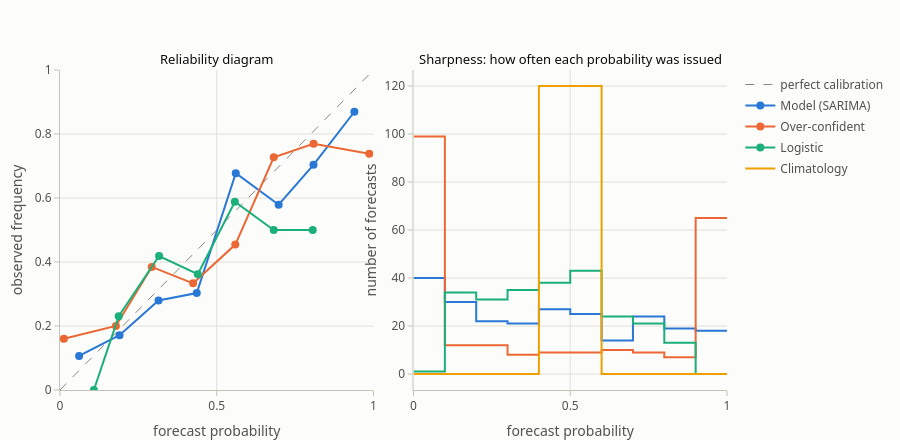

The cell this chart's notebook holds for it:
### Code cell
FC_COLOR = dict(zip(FC, pf.SERIES))
fig = pf.subplots(1, 2, titles=["Reliability diagram", "Sharpness: how often each probability was issued"], height=440)
for k, (name, col) in enumerate(FC.items()):
    if name != "Climatology":
        pf.add_reliability(fig, ev.o, ev[col], n_bins=8, name=name, color=FC_COLOR[name], row=1, col=1, diagonal=k == 0)
    pf.add_step_hist(fig, ev[col], bins=10, range_=(0, 1), name=name, color=FC_COLOR[name], row=1, col=2,
                     density=False, showlegend=name == "Climatology")
fig.update_xaxes(title_text="forecast probability", row=1, col=2)
fig.update_yaxes(title_text="number of forecasts", row=1, col=2)
fig.show()

### Figure 1 — Plotly figure (JSON) as saved in the notebook; plotly's stock layout.template omitted (floating-point values rounded to 4 significant figures)
{"data": [{"hoverinfo": "skip", "legendgroup": "diag", "line": {"color": "#898781", "dash": "dash", "width": 1}, "mode": "lines", "name": "perfect calibration", "showlegend": true, "type": "scatter", "x": [0, 1], "xaxis": "x", "y": [0, 1], "yaxis": "y"}, {"customdata": [47, 35, 25, 33, 31, 19, 27, 23], "hovertemplate": "Model (SARIMA)<br>forecast %{x:.2f} → observed %{y:.2f}<br>n = %{customdata}<extra></extra>", "legendgroup": "Model (SARIMA)", "line": {"color": "#2a78d6", "width": 2}, "marker": {"color": "#2a78d6", "size": 8}, "mode": "lines+markers", "name": "Model (SARIMA)", "showlegend": true, "type": "scatter", "x": [0.06085, 0.1899, 0.3142, 0.4362, 0.5607, 0.6975, 0.8085, 0.939], "xaxis": "x", "y": [0.1064, 0.1714, 0.28, 0.303, 0.6774, 0.5789, 0.7037, 0.8696], "yaxis": "y"}, {"hovertemplate": "Model (SARIMA)<br>x %{x:.4~g}<br>count %{y:.3~g}<extra></extra>", "legendgroup": "Model (SARIMA)", "line": {"color": "#2a78d6", "width": 2}, "mode": "lines", "name": "Model (SARIMA)", "showlegend": false, "type": "scatter", "x": [0.0, 0.1, 0.1, 0.2, 0.2, 0.3, 0.3, 0.4, 0.4, 0.5, 0.5, 0.6, 0.6, 0.7, 0.7, 0.8, 0.8, 0.9, 0.9, 1.0], "xaxis": "x2", "y": [40, 40, 30, 30, 22, 22, 21, 21, 27, 27, 25, 25, 14, 14, 24, 24, 19, 19, 18, 18], "yaxis": "y2"}, {"customdata": [100, 15, 13, 12, 11, 11, 13, 65], "hovertemplate": "Over-confident<br>forecast %{x:.2f} → observed %{y:.2f}<br>n = %{customdata}<extra></extra>", "legendgroup": "Over-confident", "line": {"color": "#eb6834", "width": 2}, "marker": {"color": "#eb6834", "size": 8}, "mode": "lines+markers", "name": "Over-confident", "showlegend": true, "type": "scatter", "x": [0.01244, 0.1783, 0.2927, 0.4247, 0.5592, 0.6819, 0.8088, 0.9865], "xaxis": "x", "y": [0.16, 0.2, 0.3846, 0.3333, 0.4545, 0.7273, 0.7692, 0.7385], "yaxis": "y"}, {"hovertemplate": "Over-confident<br>x %{x:.4~g}<br>count %{y:.3~g}<extra></extra>", "legendgroup": "Over-confident", "line": {"color": "#eb6834", "width": 2}, "mode": "lines", "name": "Over-confident", "showlegend": false, "type": "scatter", "x": [0.0, 0.1, 0.1, 0.2, 0.2, 0.3, 0.3, 0.4, 0.4, 0.5, 0.5, 0.6, 0.6, 0.7, 0.7, 0.8, 0.8, 0.9, 0.9, 1.0], "xaxis": "x2", "y": [99, 99, 12, 12, 12, 12, 8, 8, 9, 9, 9, 9, 10, 10, 9, 9, 7, 7, 65, 65], "yaxis": "y2"}, {"customdata": [10, 39, 43, 47, 51, 24, 26], "hovertemplate": "Logistic<br>forecast %{x:.2f} → observed %{y:.2f}<br>n = %{customdata}<extra></extra>", "legendgroup": "Logistic", "line": {"color": "#1baf7a", "width": 2}, "marker": {"color": "#1baf7a", "size": 8}, "mode": "lines+markers", "name": "Logistic", "showlegend": true, "type": "scatter", "x": [0.108, 0.1873, 0.316, 0.4396, 0.5577, 0.6817, 0.8061], "xaxis": "x", "y": [0.0, 0.2308, 0.4186, 0.3617, 0.5882, 0.5, 0.5], "yaxis": "y"}, {"hovertemplate": "Logistic<br>x %{x:.4~g}<br>count %{y:.3~g}<extra></extra>", "legendgroup": "Logistic", "line": {"color": "#1baf7a", "width": 2}, "mode": "lines", "name": "Logistic", "showlegend": false, "type": "scatter", "x": [0.0, 0.1, 0.1, 0.2, 0.2, 0.3, 0.3, 0.4, 0.4, 0.5, 0.5, 0.6, 0.6, 0.7, 0.7, 0.8, 0.8, 0.9, 0.9, 1.0], "xaxis": "x2", "y": [1, 1, 34, 34, 31, 31, 35, 35, 38, 38, 43, 43, 24, 24, 21, 21, 13, 13, 0, 0], "yaxis": "y2"}, {"hovertemplate": "Climatology<br>x %{x:.4~g}<br>count %{y:.3~g}<extra></extra>", "legendgroup": "Climatology", "line": {"color": "#eda100", "width": 2}, "mode": "lines", "name": "Climatology", "showlegend": true, "type": "scatter", "x": [0.0, 0.1, 0.1, 0.2, 0.2, 0.3, 0.3, 0.4, 0.4, 0.5, 0.5, 0.6, 0.6, 0.7, 0.7, 0.8, 0.8, 0.9, 0.9, 1.0], "xaxis": "x2", "y": [0, 0, 0, 0, 0, 0, 0, 0, 120, 120, 120, 120, 0, 0, 0, 0, 0, 0, 0, 0], "yaxis": "y2"}], "layout": {"annotations": [{"font": {"color": "#0b0b0b", "size": 13}, "showarrow": false, "text": "Reliability diagram", "x": 0.235, "xanchor": "center", "xref": "paper", "y": 1, "yanchor": "bottom", "yref": "paper"}, {"font": {"color": "#0b0b0b", "size": 13}, "showarrow": false, "text": "Sharpness: how often each probability was issued", "x": 0.765, "xanchor": "center", "xref": "paper", "y": 1, "yanchor": "bottom", "yref": "paper"}], "height": 440, "title": {}, "xaxis": {"anchor": "y", "domain": [0, 0.47], "range": [0, 1], "title": {"text": "forecast probability"}}, "xaxis2": {"anchor": "y2", "domain": [0.53, 1], "title": {"text": "forecast probability"}}, "yaxis": {"anchor": "x", "domain": [0, 1], "range": [0, 1], "title": {"text": "observed frequency"}}, "yaxis2": {"anchor": "x2", "domain": [0, 1], "title": {"text": "number of forecasts"}}}}
